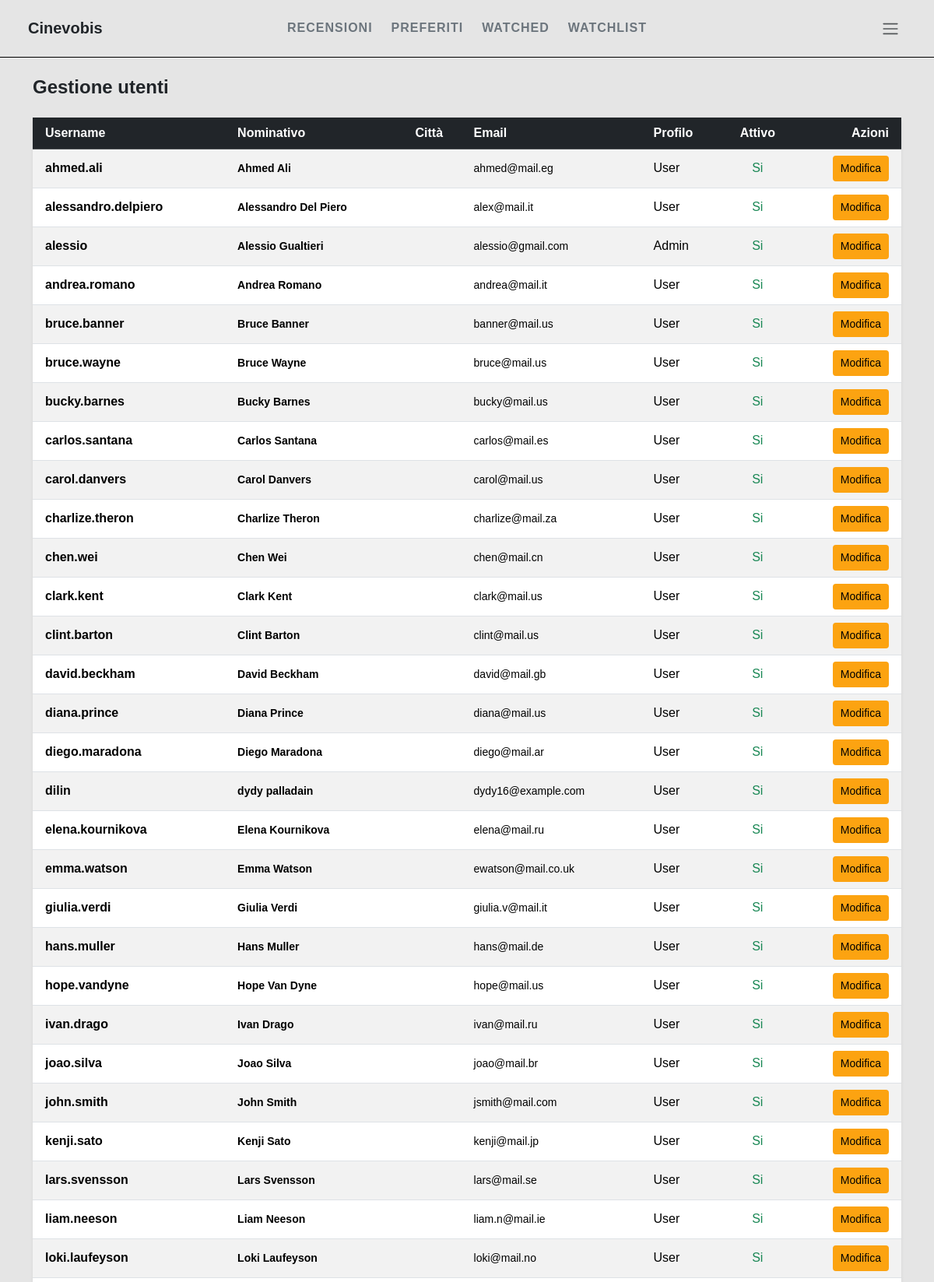
The page /pages/admin/users.php (signed in, upper part) on the database its author committed.
### tables this page shows
CREATE TABLE `utenti` (
  `id_utente` int(11) NOT NULL AUTO_INCREMENT,
  `username` varchar(100) NOT NULL,
  `password` varchar(255) NOT NULL,
  `email` varchar(100) NOT NULL,
  `nome` varchar(100) NOT NULL,
  `cognome` varchar(100) NOT NULL,
  `id_profilo` int(11) DEFAULT NULL,
  `attivo` tinyint(1) DEFAULT 1,
  `data_registrazione` datetime DEFAULT NULL,
  PRIMARY KEY (`id_utente`),
  UNIQUE KEY `username` (`username`),
  UNIQUE KEY `email` (`email`),
  KEY `id_profilo` (`id_profilo`),
  CONSTRAINT `utenti_ibfk_1` FOREIGN KEY (`id_profilo`) REFERENCES `profili` (`id_profilo`) ON UPDATE CASCADE
);

CREATE TABLE `profili` (
  `id_profilo` int(11) NOT NULL AUTO_INCREMENT,
  `nome_profilo` varchar(100) NOT NULL,
  PRIMARY KEY (`id_profilo`)
);

### includes/user_obj.php (called while the page is built, shortened)
<?php
class userObj {
    private $db;
    public function __construct($db, $username, $password = null, $nome = null, $cognome = null,
                                $email = null, $attivo = null, $id_profilo = null) {
        $this->db           = $db;
    }
    public function readAll() {
        $sql = "SELECT u.id_utente, u.username, u.nome, u.cognome, u.email,
                       u.attivo, p.nome_profilo
                FROM utenti u
                LEFT JOIN profili p ON p.id_profilo = u.id_profilo
                ORDER BY u.username";
        $stmt = $this->db->prepare($sql);
        $stmt->execute();
        return $stmt->fetchAll();
    }
}
?>

### pages/admin/users.php (the view, shortened to what this page needs)
<?php
require_once(__DIR__ . '/../../config/connection.php');
require_once(__DIR__ . '/../../includes/user_obj.php');
$username = $_SESSION["username"] ?? '';
$user     = new userObj($conn, $username);
$utenti   = $user->readAll();
?>
<!DOCTYPE html>
<html lang="it">
<head>
    <link rel="stylesheet" href="/node_modules/bootstrap/dist/css/bootstrap.min.css">
    <link rel="stylesheet" href="/assets/css/style.css">
</head>
<body class="d-flex flex-column min-vh-100">
    <?php require_once(__DIR__ . '/../../includes/header.php'); ?>
    <div class="container mt-4 flex-grow-1">
        <h1 class="fs-4 fw-bold mb-4">Gestione utenti</h1>
        <div class="card shadow-sm border-0">
            <div class="table-responsive">
                <table class="table table-striped table-hover align-middle mb-0">
                    <thead class="table-dark">
                        <tr>
                            <th class="ps-3">Username</th>
                            <th>Nominativo</th> <th>Città</th>
                            <th>Email</th>
                            <th>Profilo</th>
                            <th class="text-center">Attivo</th>
                            <th class="text-end pe-3">Azioni</th>
                        </tr>
                    </thead>
                    <tbody>
                        <?php foreach ($utenti as $utente): ?>
                            <tr>
                                <td class="ps-3 fw-bold"><?= htmlspecialchars($utente['username']) ?></td>
                                <td>
                                    <div class="small fw-semibold"><?= htmlspecialchars($utente['nome'] ?? '') ?> <?= htmlspecialchars($utente['cognome'] ?? '') ?></div>
                                </td>
                                <td><?= htmlspecialchars($utente['citta'] ?? '') ?></td>
                                <td class="small"><?= htmlspecialchars($utente['email'] ?? '') ?></td>
                                <td><span><?= htmlspecialchars($utente['nome_profilo'] ?? '') ?></span></td>
                                <td class="text-center">
                                    <?php if ($utente['attivo']): ?>
                                        <span class="text-success" title="Attivo">Si</span>
                                    <?php else: ?>
                                        <span class="text-danger" title="Inattivo">No</span>
                                    <?php endif; ?>
                                </td>
                                <td class="text-end pe-3">
                                    <form method="GET" action="edit_user.php">
                                        <button type="submit" class="btn btn-sm btn-brand">
                                            <i class="bi bi-pencil"></i> Modifica
                                        </button>
                                    </form>
                                </td>
                            </tr>
                        <?php endforeach; ?>
                    </tbody>
                </table>
            </div>
        </div>
</body>
</html>

### assets/css/style.css (style rules this page uses)
:root { --accent-color: #FCA311; --bg-light: #E5E5E5; --text-dark: #000000; }
body { background-color: var(--bg-light); font-family: 'DM Sans', sans-serif; -webkit-font-smoothing: antialiased; -moz-osx-font-smoothing: grayscale; }
.btn-brand { background-color: var(--accent-color); color: var(--text-dark); border: 2px solid var(--accent-color); font-weight: 500; }

### rows shown on the page
utenti: username "ahmed.ali", nome "Ahmed", cognome "Ali", email "ahmed@mail.eg", id_profilo.nome_profilo "User", attivo "Si"
utenti: username "alessandro.delpiero", nome "Alessandro", cognome "Del Piero", email "alex@mail.it", id_profilo.nome_profilo "User", attivo "Si"
utenti: username "alessio", nome "Alessio", cognome "Gualtieri", email "alessio@gmail.com", id_profilo.nome_profilo "Admin", attivo "Si"
utenti: username "andrea.romano", nome "Andrea", cognome "Romano", email "andrea@mail.it", id_profilo.nome_profilo "User", attivo "Si"
utenti: username "bruce.banner", nome "Bruce", cognome "Banner", email "banner@mail.us", id_profilo.nome_profilo "User", attivo "Si"
utenti: username "bruce.wayne", nome "Bruce", cognome "Wayne", email "bruce@mail.us", id_profilo.nome_profilo "User", attivo "Si"
utenti: username "bucky.barnes", nome "Bucky", cognome "Barnes", email "bucky@mail.us", id_profilo.nome_profilo "User", attivo "Si"
utenti: username "carlos.santana", nome "Carlos", cognome "Santana", email "carlos@mail.es", id_profilo.nome_profilo "User", attivo "Si"
utenti: username "carol.danvers", nome "Carol", cognome "Danvers", email "carol@mail.us", id_profilo.nome_profilo "User", attivo "Si"
utenti: username "charlize.theron", nome "Charlize", cognome "Theron", email "charlize@mail.za", id_profilo.nome_profilo "User", attivo "Si"
utenti: username "chen.wei", nome "Chen", cognome "Wei", email "chen@mail.cn", id_profilo.nome_profilo "User", attivo "Si"
utenti: username "clark.kent", nome "Clark", cognome "Kent", email "clark@mail.us", id_profilo.nome_profilo "User", attivo "Si"
utenti: username "clint.barton", nome "Clint", cognome "Barton", email "clint@mail.us", id_profilo.nome_profilo "User", attivo "Si"
utenti: username "david.beckham", nome "David", cognome "Beckham", email "david@mail.gb", id_profilo.nome_profilo "User", attivo "Si"
utenti: username "diana.prince", nome "Diana", cognome "Prince", email "diana@mail.us", id_profilo.nome_profilo "User", attivo "Si"
utenti: username "diego.maradona", nome "Diego", cognome "Maradona", email "diego@mail.ar", id_profilo.nome_profilo "User", attivo "Si"
utenti: username "dilin", nome "dydy", cognome "palladain", email "dydy16@example.com", id_profilo.nome_profilo "User", attivo "Si"
utenti: username "elena.kournikova", nome "Elena", cognome "Kournikova", email "elena@mail.ru", id_profilo.nome_profilo "User", attivo "Si"
utenti: username "emma.watson", nome "Emma", cognome "Watson", email "ewatson@mail.co.uk", id_profilo.nome_profilo "User", attivo "Si"
utenti: username "giulia.verdi", nome "Giulia", cognome "Verdi", email "giulia.v@mail.it", id_profilo.nome_profilo "User", attivo "Si"
utenti: username "hans.muller", nome "Hans", cognome "Muller", email "hans@mail.de", id_profilo.nome_profilo "User", attivo "Si"
utenti: username "hope.vandyne", nome "Hope", cognome "Van Dyne", email "hope@mail.us", id_profilo.nome_profilo "User", attivo "Si"
utenti: username "ivan.drago", nome "Ivan", cognome "Drago", email "ivan@mail.ru", id_profilo.nome_profilo "User", attivo "Si"
utenti: username "joao.silva", nome "Joao", cognome "Silva", email "joao@mail.br", id_profilo.nome_profilo "User", attivo "Si"
utenti: username "john.smith", nome "John", cognome "Smith", email "jsmith@mail.com", id_profilo.nome_profilo "User", attivo "Si"
utenti: username "kenji.sato", nome "Kenji", cognome "Sato", email "kenji@mail.jp", id_profilo.nome_profilo "User", attivo "Si"
utenti: username "lars.svensson", nome "Lars", cognome "Svensson", email "lars@mail.se", id_profilo.nome_profilo "User", attivo "Si"
utenti: username "liam.neeson", nome "Liam", cognome "Neeson", email "liam.n@mail.ie", id_profilo.nome_profilo "User", attivo "Si"
utenti: username "loki.laufeyson", nome "Loki", cognome "Laufeyson", email "loki@mail.no", id_profilo.nome_profilo "User", attivo "Si"
